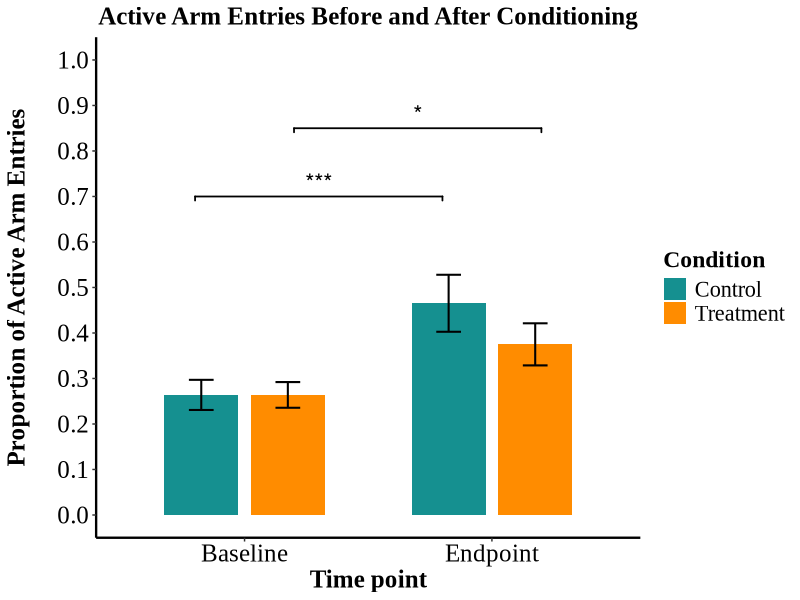
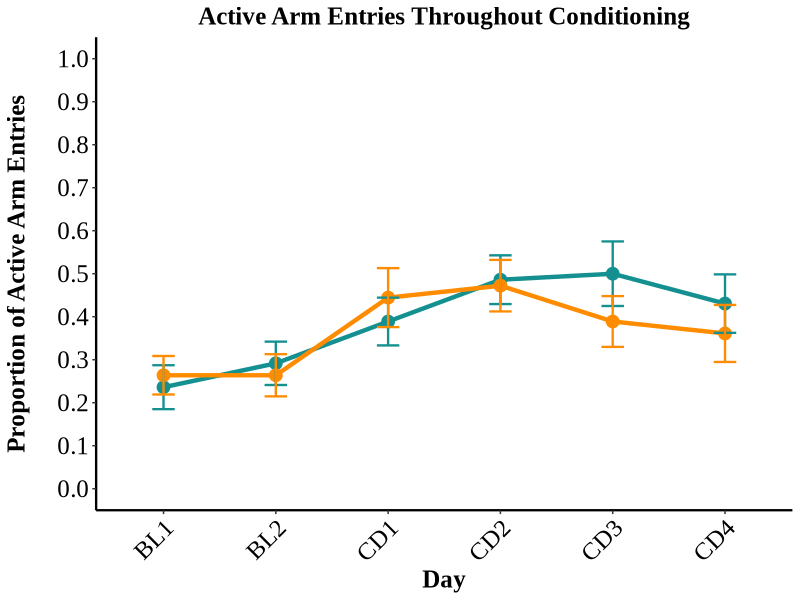
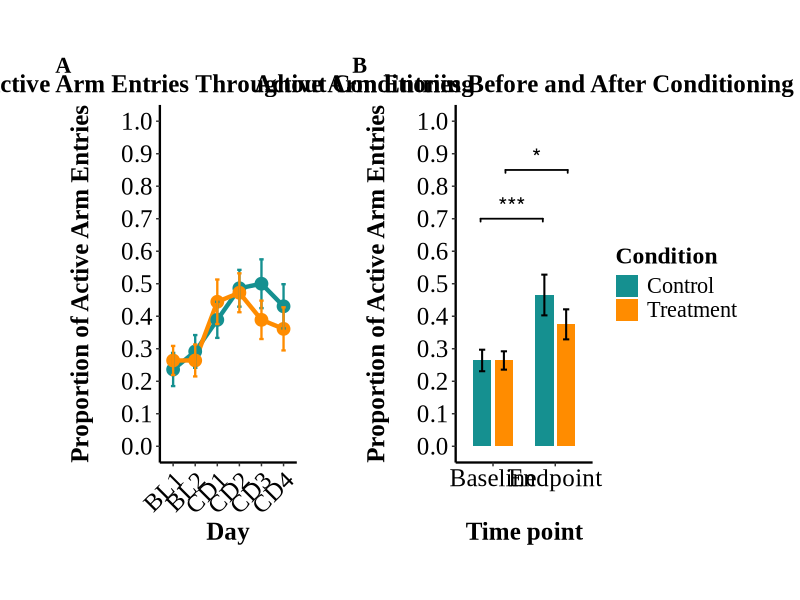
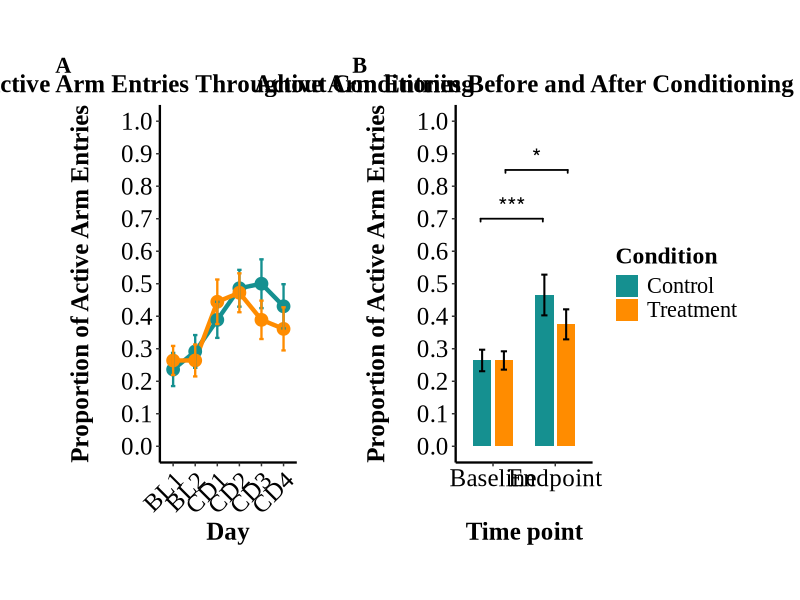

The R script that drew these images, in order:
library(readr)
library(dplyr)
library(tidyverse)
library(ggsignif)
library(lme4)
library(emmeans)
library(grid)
library(gridExtra)
library(car)
library(ggplot2)
library(readxl)
library(patchwork)

# read in the data
Exp8_full_data <- read_excel("Datasets/Experiment_8_Full_Data.xlsx")


#Creating theme for plots

# Updated theme for regeneration and reinstatement plots
consistant_theme <- function() {
  theme_classic() +
    theme(
      text = element_text(family = "Times New Roman", size = 20),
      axis.title = element_text(size = 18, face = "bold"),
      axis.title.y = element_text(margin = margin(r = 20)),
      axis.text = element_text(size = 18, color = "black"),
      legend.position = "right", # Updated to place legend on right side
      legend.title = element_text(size = 17, face = "bold"),
      legend.text = element_text(size = 16),
      axis.line = element_line(color = "black", linewidth = 0.8),
      panel.grid = element_blank(),
      panel.background = element_rect(fill = "white"),
      panel.border = element_blank(),
      plot.title = element_text(hjust = 0.5, size = 18, face = "bold"),
      # Add facet theming to match the figure
      strip.background = element_rect(fill = "white"),
      strip.text = element_text(size = 14, face = "bold", color = "black")
    )
}

#Restructure data for baseline/endpoint comparison

Exp8_data_long <- Exp8_full_data %>% mutate(across(ends_with("_arm_entries"),
                                               ~as.numeric(as.character(.)))) %>%
  pivot_longer(
    cols = c(baseline_active_arm_entries, endpoint_active_arm_entries),
    names_to = "Time",
    values_to = "ActiveCount"
  ) %>%
  mutate(
    Time = factor(Time,
                  levels = c("baseline_active_arm_entries", "endpoint_active_arm_entries"),
                  labels = c("Baseline", "Endpoint")),
    Subject = factor(Subject),
    Condition = factor(Condition),
    ActiveCount = if_else(!is.na(ActiveCount),
                          as.integer(ActiveCount),
                          NA_integer_)
  ) %>%
  mutate(
    TotalTrials = 6,
    InactiveCount = if_else(!is.na(ActiveCount),
                            TotalTrials - ActiveCount,
                            NA_integer_),
    ActiveArmProportion = if_else(!is.na(ActiveCount),
                                  ActiveCount/ TotalTrials,
                                  NA_real_)
  ) %>% 
  filter(is.na(ActiveCount) | ActiveCount <= TotalTrials)
  

# statistical analysis of baseline vs endpoint

#set contrasts
contrasts(Exp8_data_long$Time) <- contr.sum
contrasts(Exp8_data_long$Condition) <- contr.sum

#baseline vs endpoint model
learning_model <- glmer(cbind(ActiveCount, InactiveCount) ~ Condition * Time + (1|Subject),
                        data = Exp8_data_long,
                        family = "binomial",
                        na.action = na.omit)

summary(learning_model)

#get overall effects for learning model

learning_model_output <- car::Anova(learning_model, type = "III")
print(learning_model_output)


# getting estimated means and comparisons for within and between groups
#Within-group comparisons
conditioning_within_groups_comparisons <- emmeans(learning_model,
                                                  pairwise ~ Time | Condition,
                                                  adjust = "bonferroni",
                                                  type = "response")

#between-group comparisons
conditioning_between_groups_comparisons <- emmeans(learning_model,
                                                   pairwise ~ Condition | Time,
                                                   adjust = "bonferroni",
                                                   type = "response")

#printing comparisons
print(summary(conditioning_within_groups_comparisons$emmeans))
print(summary(conditioning_within_groups_comparisons$contrasts))
print(summary(conditioning_between_groups_comparisons$emmeans))
print(summary(conditioning_between_groups_comparisons$contrasts))


#=================================
#apa formatted results
#================================

format_p_value <- function(p) {
  if (p <.001) {
    return ("< .001")
  }  else {
      return(paste0("= ", gsub("0\\.", ". ", round(p, 3))))
    }
}


#Formatting results for glmm analysis
format_conditioning_results <- function(model, anova_output) {
  Exp8_model_summary <- summary(learning_model)
  Exp8_anova_df <- as.data.frame(anova_output)
  
  formatted_results <- data.frame(
    effect = rownames(Exp8_anova_df),
    chisq = Exp8_anova_df$Chisq,
    df = Exp8_anova_df$Df,
    p.value = Exp8_anova_df$`Pr(>Chisq)`,
    apa_results = paste0(
      "χ²(", Exp8_anova_df$Df, ") = ", round(Exp8_anova_df$Chisq, 3),
      ", *p* ", sapply(Exp8_anova_df$`Pr(>Chisq)`, format_p_value) 
    )
  )
  return(formatted_results)
  }

#Format within-group emmeans comparisons

format_within_group_comparisons <- function(emmeans_object) {
  # Extract contrasts
  contrasts_df <- as.data.frame(emmeans_object$contrasts)
  
  # Extract condition more reliably, or set explicit condition labels
  # Make sure they're in the correct order based on your graph
  condition_labels <- c("Control", "Treatment")  # Assuming this order matches your data
  condition_index <- 1:length(contrasts_df$contrast)
  
  # Create formatted results dataframe with INVERTED odds ratios
  formatted_results <- data.frame(
    contrast = contrasts_df$contrast,
    condition = condition_labels[condition_index],
    # Invert the odds ratio
    odds_ratio = 1/contrasts_df$odds.ratio,  # This inverts baseline→endpoint to endpoint→baseline
    p.value = contrasts_df$p.value,
    apa_result = paste0(
      "OR = ", round(1/contrasts_df$odds.ratio, 2),  # Invert odds ratio
      ", *z* = ", round(-contrasts_df$z.ratio, 2),   # Flip sign of z-ratio
      ", *p* ", sapply(contrasts_df$p.value, format_p_value)
    )
  )
  
  return(formatted_results)
}

#format estimated means for my manuscript

format_estimated_means <- function(emmeans_object) {
  exp8_means_df <- as.data.frame(emmeans_object$emmeans)
  
  formatted_results <- data.frame(
    group = rownames(exp8_means_df),
    condition = exp8_means_df$Condition,
    time = exp8_means_df$Time,
    probablity = exp8_means_df$prob,
    se = exp8_means_df$SE,
    lcl = exp8_means_df$asymp.LCL,
    ucl = exp8_means_df$asymp.UCL,
    apa_results = paste0(
      "*M* = ", round(exp8_means_df$prob, 2),
      ", *SE* = ", round(exp8_means_df$SE, 2),
      ", 95% CI [", round(exp8_means_df$asymp.LCL, 2), ", ", round(exp8_means_df$asymp.UCL, 2), "]"
    )
  )
  return(formatted_results)
}


# Format emmeans pairwise comparisons for between-group effects
# Format emmeans pairwise comparisons for between-group effects
format_between_group_comparisons <- function(emmeans_object) {
  # Extract contrasts
  contrasts_df <- as.data.frame(emmeans_object$contrasts)
  
  # Use explicit time point labels
  time_labels <- c("Baseline", "Endpoint")
  time_index <- 1:length(contrasts_df$contrast)
  
  # Create formatted results dataframe
  formatted_results <- data.frame(
    contrast = contrasts_df$contrast,
    time_point = time_labels[time_index],  # Use explicit labels
    odds_ratio = contrasts_df$odds.ratio,
    p.value = contrasts_df$p.value,
    apa_result = paste0(
      "OR = ", round(contrasts_df$odds.ratio, 2),
      ", *z* = ", round(contrasts_df$z.ratio, 2),
      ", *p* ", sapply(contrasts_df$p.value, format_p_value)
    )
  )
  
  return(formatted_results)
}

# Formating coefficients from our comparison model

format_model_coefficients <- function(model) {
  coef_table <- as.data.frame(summary(model)$coefficients)
  
  formatted_results <- data.frame(
    term = rownames(coef_table),
    estimate = coef_table$Estimate,
    se = coef_table$`Std. Error`,
    z_value = coef_table$`z value`,
    p.value = coef_table$`Pr(>|z|)`,
    apa_result = paste0(
      "β = ", round(coef_table$Estimate, 2),
      ", SE = ", round(coef_table$`Std. Error`, 2),
      ", *z* = ", round(coef_table$`z value`, 2),
      ", *p* = ", sapply(coef_table$`Pr(>|z|)`, format_p_value)
    )
  )
  
  return(formatted_results)
}


#primary function for inline code

format_all_glmm_results <- function(model, anova_output, within_comparisons, between_comparisons) {
  results <- list()
  
  results$anova <- format_conditioning_results(model, anova_output)
  results$coefficients <- format_model_coefficients(model)
  results$within_comparisons <- format_within_group_comparisons(within_comparisons)
  results$between_comparisons <- format_between_group_comparisons(between_comparisons)
  results$estimated_means <- format_estimated_means(within_comparisons)
  
  return(results)
  
}

# Helper function to make retrieving results easier for inline code
get_result <- function(results, type, filter_value = NULL, filter_col = NULL, 
                       condition = NULL, time = NULL) {
  
  # Handle main effects and interactions (anova)
  if (type == "anova") {
    # Get specific effect (Condition, Time, or Condition:Time)
    if (!is.null(filter_value)) {
      return(results$anova$apa_result[results$anova$effect == filter_value])
    } else {
      # Return all effects as a named vector
      effects <- results$anova$apa_result
      names(effects) <- results$anova$effect
      return(effects)
    }
  }
  
  # Handle within-group comparisons
  if (type == "within") {
    # If condition specified, filter by it
    if (!is.null(condition)) {
      # Direct match with condition label
      match_idx <- which(results$within_comparisons$condition == condition)
      
      if (length(match_idx) > 0) {
        return(results$within_comparisons$apa_result[match_idx[1]])
      } else {
        return(paste0("(no match found for condition '", condition, "')"))
      }
    } else {
      # Return all as named vector
      comps <- results$within_comparisons$apa_result
      names(comps) <- results$within_comparisons$condition
      return(comps)
    }
  }
  
  # Handle between-group comparisons
  if (type == "between") {
    # If time specified, filter by it
    if (!is.null(time)) {
      # Direct match with time label
      match_idx <- which(results$between_comparisons$time_point == time)
      
      if (length(match_idx) > 0) {
        return(results$between_comparisons$apa_result[match_idx[1]])
      } else {
        return(paste0("(no match found for time '", time, "')"))
      }
    } else {
      # Return all as named vector
      comps <- results$between_comparisons$apa_result
      names(comps) <- results$between_comparisons$time_point
      return(comps)
    }
  }
  
  # Handle estimated means
  if (type == "means") {
    # Filter by condition and/or time if specified
    if (!is.null(condition) && !is.null(time)) {
      return(results$estimated_means$apa_result[
        results$estimated_means$condition == condition & 
          results$estimated_means$time == time])
    } else if (!is.null(condition)) {
      return(results$estimated_means$apa_result[
        results$estimated_means$condition == condition])
    } else if (!is.null(time)) {
      return(results$estimated_means$apa_result[
        results$estimated_means$time == time])
    } else {
      # Return all as named vector
      means <- results$estimated_means$apa_result
      names(means) <- paste0(results$estimated_means$condition, " - ", 
                             results$estimated_means$time)
      return(means)
    }
  }
  
  # Handle model coefficients
  if (type == "coef") {
    if (!is.null(filter_value)) {
      return(results$coefficients$apa_result[
        results$coefficients$term == filter_value])
    } else {
      # Return all as named vector
      coefs <- results$coefficients$apa_result
      names(coefs) <- results$coefficients$term
      return(coefs)
    }
  }
  
  # Return informative message if no match
  return("(function type not recognized)")
}

# Apply the formatting to your existing analysis
glmm_results <- format_all_glmm_results(
  learning_model,
  learning_model_output,
  conditioning_within_groups_comparisons,
  conditioning_between_groups_comparisons
)




####################################################################
#Plotting baseline to endpoint comparison
####################################################################
Exp8_Baseline_endpoint_comparison <- Exp8_data_long %>%
  group_by(Condition, Time) %>%
  summarise(
    mean_proportion = mean(ActiveArmProportion, na.rm = TRUE),
    se = sd(ActiveArmProportion, na.rm = TRUE) / sqrt(n()),
    .groups = "drop"
  ) %>% 
  ggplot(aes(x = Time, y = mean_proportion, fill = Condition))+
  geom_bar(stat = "identity", position = position_dodge(0.7), width = 0.6) +
  geom_errorbar(aes(ymin = mean_proportion - se, ymax = mean_proportion + se),
                position = position_dodge(0.7), width = 0.2, linewidth = 0.7) +
  geom_signif( #for treatment group
    annotations = "*",
    xmin = 1.2, xmax = 2.2,
    y_position = 0.85,
    color = "black",
    size = 0.6,
    textsize = 6 ) +
  geom_signif( #  for control group
    annotations = "***",
    xmin = 0.8, xmax = 1.8,
    y_position = 0.7,
    color = "black",
    size = 0.6,
    textsize = 6 ) +
  scale_fill_manual(values = c("Treatment" = "#FF8C00", "Control" = "#159090")) +
  labs( 
    title = "Active Arm Entries Before and After Conditioning",
    y = "Proportion of Active Arm Entries",
    x = "Time point",
    fill = "Condition") +
  scale_y_continuous(
    limits = c(0, 1),
    breaks = (seq(0, 1, 0.1)
    )) +
  consistant_theme()




print(Exp8_Baseline_endpoint_comparison)


#=================================================================
# PART 2: LEARNING ACROSS CONDITIONING DAYS
#=================================================================

Exp8_data_long_days <- Exp8_full_data %>%
  select(Subject, Condition,
         Baseline_day1,
         Baseline_day2,
         Conditioning_day1,
         Conditioning_day2,
         Conditioning_day3, 
         Conditioning_day4) %>%
  pivot_longer(
    cols = c(Baseline_day1:Conditioning_day4),
    names_to = "TimePoint",
    values_to = "ActiveArmChoices"
  ) %>%
  mutate(
    TImePoint = factor(TimePoint,
                       levels = c("Baseline_day1", "Baseline_day2", 
                                  "Conditioning_day1", "Conditioning_day2", 
                                  "Conditioning_day3", "Conditioning_day4")),
    Subject = factor(Subject),
    Condition = factor(Condition),
    Proportion = ActiveArmChoices / 3
  )

#reshaping data for plotting

Exp8_conditioning_plot <- Exp8_data_long_days %>%
  group_by(Condition, TimePoint) %>%
  summarise(
    mean_proportion = mean(Proportion, na.rm = TRUE),
    se = sd(Proportion, na.rm = TRUE) / sqrt(n()),
    .groups = "drop"
  ) %>%
  ggplot(aes(x = TimePoint, y = mean_proportion, color = Condition, group = Condition)) +
  geom_line(linewidth = 1.5)+
  geom_point(size = 4) +
  geom_errorbar(aes(ymin = mean_proportion - se, ymax = mean_proportion + se),
                width = 0.2, linewidth = 0.8) +
  scale_color_manual(values = c("Treatment" = "#FF8C00", "Control" = "#159090")) +
  # Add this scale_x_discrete function to rename the x-axis labels
  scale_x_discrete(
    labels = c(
      "Baseline_day1" = "BL1", 
      "Baseline_day2" = "BL2", 
      "Conditioning_day1" = "CD1", 
      "Conditioning_day2" = "CD2", 
      "Conditioning_day3" = "CD3", 
      "Conditioning_day4" = "CD4"
    )
  ) +
  labs(
    title = "Active Arm Entries Throughout Conditioning",
    y = "Proportion of Active Arm Entries",
    x = "Day"
  ) +
  scale_y_continuous(
    limits = c(0, 1),
    breaks = seq(0, 1, 0.1)
  ) +
  consistant_theme() +
  theme(
    axis.text.x = element_text(angle = 45, hjust = 1),
    legend.position = "none")

print(Exp8_conditioning_plot)

#=================================================================
# PART 3: Combinig figures for presentation
#=================================================================

Exp8_combined_figure <- Exp8_conditioning_plot / Exp8_Baseline_endpoint_comparison +
  plot_layout(
    widths = c(1, 1), 
    guides = "collect",
    ncol = 2) +
  plot_annotation(tag_levels = "A") &
  theme(
    plot.tag = element_text(face = "bold", size = 16, family = "Times New Roman"),
    plot.margin = margin(t = 20, r = 20, b = 20, l = 20),
  ) 

print(Exp8_combined_figure)

ggsave("Exp8_combined_figure.png", Exp8_combined_figure, 
       width = 14, 
       height = 7, 
       dpi = 300)

#=================================================================
# PART 4: Descriptives
#=================================================================

Exp8_prefered_arm_count <- Exp8_full_data %>% count(Prefered_arm)

Exp8_active_arm_count <- Exp8_full_data %>% count(`Active arm`)

Exp8_left_active_arm_count = Exp8_active_arm_count %>% filter(`Active arm` == "L") %>% pull(n)

Exp8_right_active_arm_count = Exp8_active_arm_count %>% filter(`Active arm` == "R") %>% pull(n)

print(Exp8_left_active_arm_count)
print(Exp8_right_active_arm_count)
